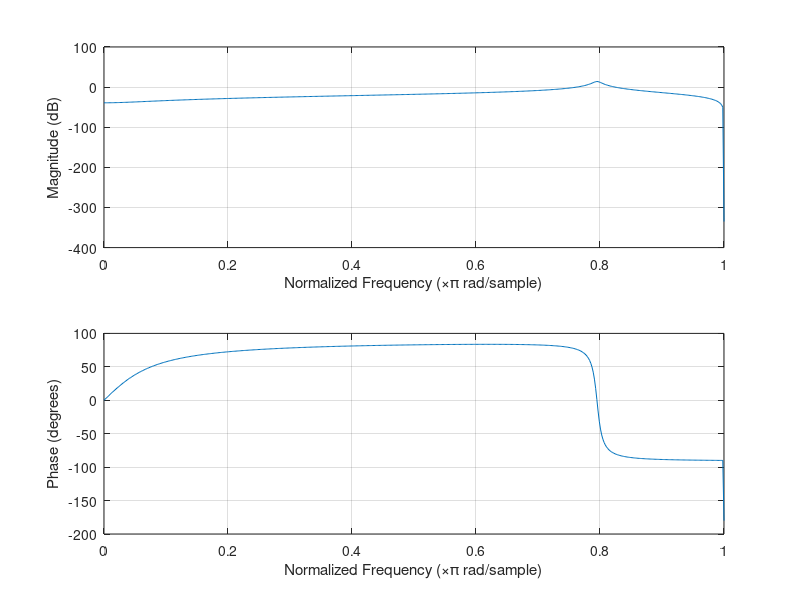

Write MATLAB code to recreate this figure. (Note: this script raises an error after producing the figure.)
clc
close all
clear all
b=[1 .1];
a=[1 .2 9.01];
[bz,az]=bilinear(b,a,2);
figure;
freqz(bz,az);
figure;
dimpulse(bz,az);
figure;
sys=tf(b,a); %creates a continuous time T>F model setting num and den
step(sys);
figure;
dstep(bz,az);
